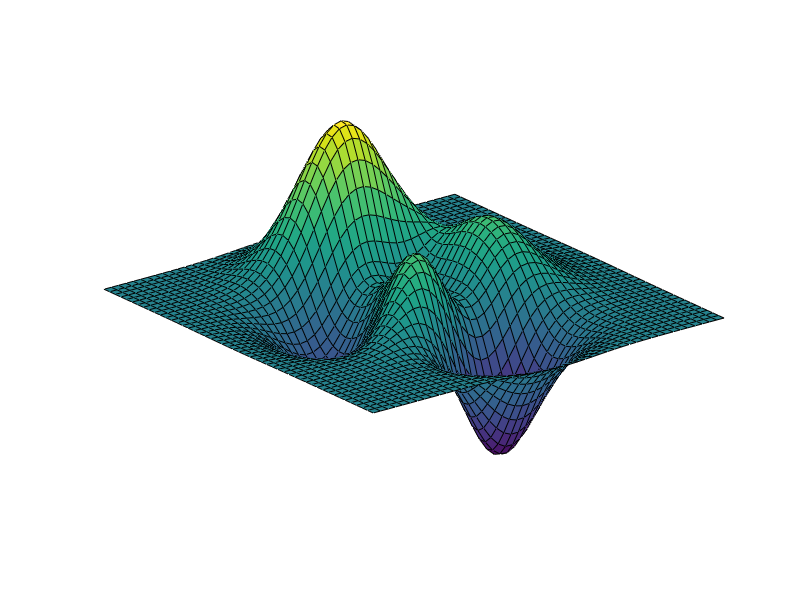

Write MATLAB code to recreate this figure. (Note: this script raises an error after producing the figure.)
Z = peaks;
surf(Z)
axis tight
set(gca,'nextplot','replacechildren','visible','off')

f = getframe;
[im,map] = rgb2ind(f.cdata,256,'nodither');
in(1,1,1,20) = 0;

for k = 1 : 20
    surf(cos(2*pi*k/20)*Z,Z)
    f = getframe;
    im(:,:,1,k) = rgb2ind(f.cdata,map,'nodither');
end

imwrite(im,map,'DancingPeaks.gif','DelayTime',0,'LoopCount',inf)  % g443800